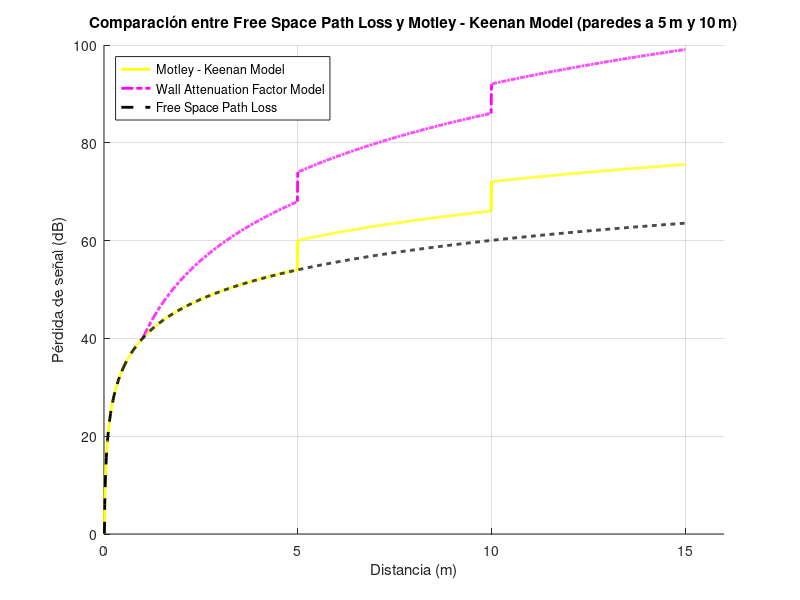

Reproduce this figure in MATLAB.
% Parámetros del escenario 1
f = 2.4e9;                % Frecuencia (Hz)
c = 3e8;                  % Velocidad de la luz (m/s)
d = 0.01:0.01:15;         % Distancia (m)
L_wall = 6;               % Atenuación por pared de ladrillo (dB)
L_floor = 0;              % Sin pisos en este escenario

% FSPL
PL_fspl = 20*log10(d) + 20*log10(f) + 20*log10(4*pi/c);

% Número de paredes según distancia
n_wall = zeros(size(d));
n_wall(d >= 5) = 1;
n_wall(d >= 10) = 2;

% MKM = FSPL + n_wall * L_wall
PL_mkm = PL_fspl + n_wall * L_wall + 0 * L_floor;

d_0 = 1;
PL_0 = 20*log10(d_0) + 20*log10(f) + 20*log10(4*pi/c);
n = 4;
d_1 = 1:0.01:15;
n_wall_1 = zeros(size(d_1));
n_wall_1(d_1 >= 5) = 1;
n_wall_1(d_1 >= 10) = 2;

% WAF
PL_waf = PL_0 + 10*n*log10(d_1) + n_wall_1*L_wall;

% Gráfica
figure; hold on;
plot(d, PL_mkm, '-y', 'LineWidth', 2, 'DisplayName', 'Motley - Keenan Model');
plot(d_1, PL_waf, '-.m', 'LineWidth', 2, 'DisplayName', 'Wall Attenuation Factor Model');
plot(d, PL_fspl, '--k', 'LineWidth', 2, 'DisplayName', 'Free Space Path Loss');

xlabel('Distancia (m)');
ylabel('Pérdida de señal (dB)');
title('Comparación entre Free Space Path Loss y Motley - Keenan Model (paredes a 5 m y 10 m)');
legend('Location', 'northwest');
grid on;

xlim([0 16]); % Establece los límites del eje X de 0 a 15 metros

fprintf('Pérdida FSPL a %.2f m: %.2f dB\n', d(end), PL_fspl(end));
fprintf('Pérdida MKM  a %.2f m: %.2f dB\n', d(end), PL_mkm(end));
